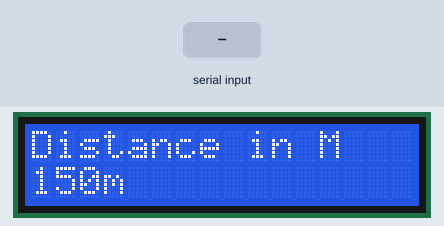
This sketch was run on a simulated Arduino Uno, built with avr-gcc and run on an emulated ATmega328P. Shown: 16×2 character LCD. The inputs (shaded band) are chosen by the test bench.

Above: at 2.2 s.
2.3 s: "90,45\n" received over Serial
At 3.0 s:
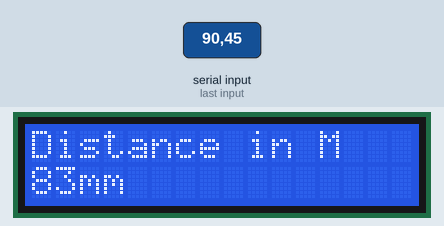
At 6.7 s:
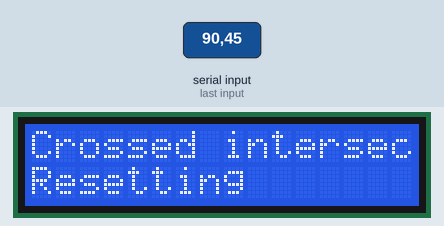
Timing chart, 0 to 8.2 s (numbered marks = the images above; inputs shaded):
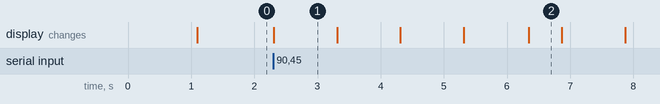

Measured:
- after the input at 2.3 s, the display: first changes at once (image 1 shows a later state)
- what the display in image 1 shows lasts 1.0 s, from 2.3 s to 3.3 s
- what the display in image 2 shows lasts 0.6 s, from 6.3 s to 6.9 s

The sketch:

Distance_LCD.ino
```cpp
#include <Adafruit_LiquidCrystal.h>

char mystr[100];
int distance = 150;
Adafruit_LiquidCrystal lcd_1(0);

void setup() {
  Serial.begin(115230);
  lcd_1.begin(16, 2);
  lcd_1.print("Getting ready");
  delay(1000);
  lcd_1.clear();
  lcd_1.print("Distance in M");
  lcd_1.setCursor(0, 1);
}

void loop() {
  lcd_1.setCursor(0, 1);
  lcd_1.print(distance);
  lcd_1.print("m");

  Serial.readBytes(mystr, 3);
  int distancetra = atoi(mystr) * 0.5;
  distance -= distancetra;

  if (distance < 0) {
    lcd_1.clear();
    lcd_1.print("Crossed intersection");
    lcd_1.setCursor(0, 1);
    lcd_1.print("Resetting");
    distance = 150;
    delay(500);
    lcd_1.clear();
    lcd_1.setCursor(0, 0);
    lcd_1.print("Distance in M");
    lcd_1.setCursor(0, 1);
  }
}
```
